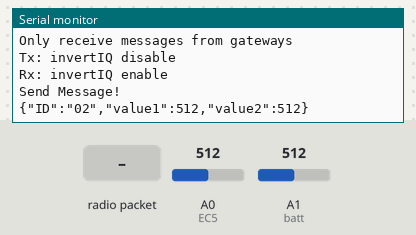
A sketch run on a simulated Arduino Leonardo, built with avr-gcc and run on an emulated ATmega32U4. On the bench: the last lines printed to the serial monitor. Inputs (shaded band) come from the test bench; at power-on: A0 (EC5) = 512, A1 (batt) = 512. No radio packets arrive unless stated.

Above: at 1.8 s.
1.9 s: radio packet "1" arrives
At 2.5 s:
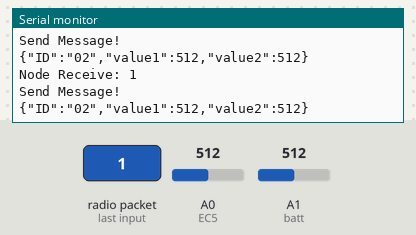
3.4 s: radio packet "0" arrives
At 4.8 s:
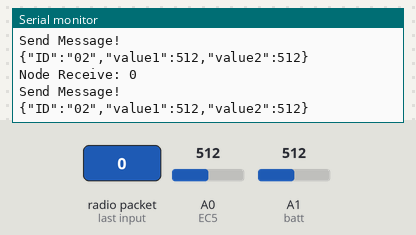

Measured:
- after the input at 1.9 s, the serial monitor: prints a new line at once (image 1)
- after the input at 3.4 s, the serial monitor: prints a new line at once (image 2)

The sketch:

LoRaSimpleNode_chtien.ino
```cpp
/*
  LoRa Simple Gateway/Node Exemple

  This code uses InvertIQ function to create a simple Gateway/Node logic.

  Gateway - Sends messages with enableInvertIQ()
          - Receives messages with disableInvertIQ()

  Node    - Sends messages with disableInvertIQ()
          - Receives messages with enableInvertIQ()

  With this arrangement a Gateway never receive messages from another Gateway
  and a Node never receive message from another Node.
  Only Gateway to Node and vice versa.

  This code receives messages and sends a message every second.

  InvertIQ function basically invert the LoRa I and Q signals.

  See the Semtech datasheet, http://www.semtech.com/images/datasheet/sx1276.pdf
  for more on InvertIQ register 0x33.

  created 05 August 2018
  by Luiz H. Cassettari
*/

#include <SPI.h>              // include libraries
#include <LoRa.h>

const long frequency = 433E6;  // LoRa Frequency
int average_value1 = 0;

const int csPin = 10;          // LoRa radio chip select
const int resetPin = 9;        // LoRa radio reset
const int irqPin = 1;          // change for your board; must be a hardware interrupt pin// pin 1 for arduino Leonardo, pin2 for others

const int ec5_power_pin =4;   //pin6 for leonardo, pin 4 for arduino mini

void setup() {
  pinMode(A0,INPUT);//EC5
  pinMode(A1,INPUT);//batt
  pinMode(ec5_power_pin,OUTPUT);
  digitalWrite(ec5_power_pin,LOW);
  Serial.begin(9600);                   // initialize serial
  //while (!Serial);

  LoRa.setPins(csPin, resetPin, irqPin);

  if (!LoRa.begin(frequency)) {
    Serial.println("LoRa init failed. Check your connections.");
    while (true);                       // if failed, do nothing

  }

  Serial.println("LoRa init succeeded.");
  Serial.println();
  Serial.println("LoRa Simple Node");
  Serial.println("Only receive messages from gateways");
  Serial.println("Tx: invertIQ disable");
  Serial.println("Rx: invertIQ enable");
  Serial.println();

  LoRa.onReceive(onReceive);
  LoRa.onTxDone(onTxDone);

  Take_measure();
  LoRa_rxMode();
}

void loop() {
  delay(5);

  //if (runEvery(5000)) { // repeat every 1000 millis
  //Take_measure();
// }
}

void Take_measure(){
   average_value1=0;
    digitalWrite(ec5_power_pin,HIGH);
    delay(200);
    for (int i=1;i<=5;i++){
    int sensor_value1 = analogRead(A0);
    average_value1 +=sensor_value1;
    delay(50);
    }
    average_value1 =average_value1/5;

    int sensor_value2 = analogRead(A1);
    delay(5);
    delay(100);
    digitalWrite(ec5_power_pin,LOW);
    delay(100);

    String message = "";
    message += "{\"ID\":\"02\",\"value1\":" + String(average_value1) + ",\"value2\":" + String(sensor_value2)+"}";

    LoRa_sendMessage(message); // send a message

    Serial.println("Send Message!");
    Serial.println(message);
  }
void LoRa_rxMode(){
  LoRa.enableInvertIQ();                // active invert I and Q signals
  LoRa.receive();                       // set receive mode
}

void LoRa_txMode(){
  LoRa.idle();                          // set standby mode
  LoRa.disableInvertIQ();               // normal mode
}

void LoRa_sendMessage(String message) {
  LoRa_txMode();                        // set tx mode
  LoRa.beginPacket();                   // start packet
  LoRa.print(message);                  // add payload
  LoRa.endPacket(true);                 // finish packet and send it
}

void onReceive(int packetSize) {
  String message = "";
  while (LoRa.available()) {
    message += (char)LoRa.read();
  }

  Serial.print("Node Receive: ");
  Serial.println(message);

  delay(600);
  Take_measure();
}

void onTxDone() {
  Serial.println("TxDone");
  LoRa_rxMode();
}

boolean runEvery(unsigned long interval)
{
  static unsigned long previousMillis = 0;
  unsigned long currentMillis = millis();
  if (currentMillis - previousMillis >= interval)
  {
    previousMillis = currentMillis;
    return true;
  }
  return false;
}
```
